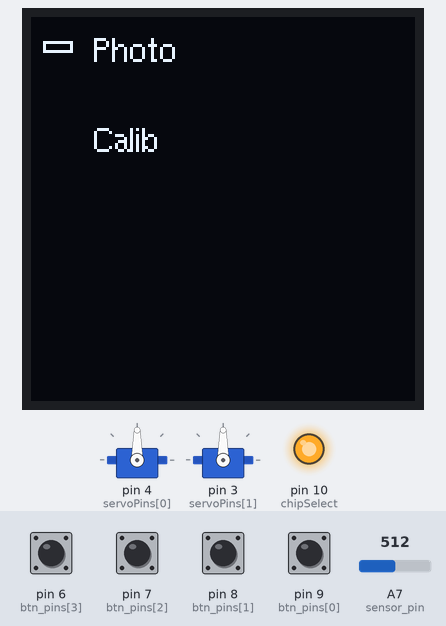
The sketch below on a simulated Arduino Nano, built with avr-gcc and run on an emulated ATmega328P. Parts: 128×128 one-colour display, 2 × servo, output pins drawn as LEDs (lit = HIGH). Inputs (shaded band) come from the test bench; at power-on: pin 6 (btn_pins[3]), pin 7 (btn_pins[2]), pin 8 (btn_pins[1]), pin 9 (btn_pins[0]) HIGH, A7 (sensor_pin) = 512. Storage starts empty; what the sketch prints to the serial monitor is not drawn.

Above: at 1.8 s.
1.9 s: pin 8 (btn_pins[1]) pulled LOW for 0.35 s
At 2.8 s:
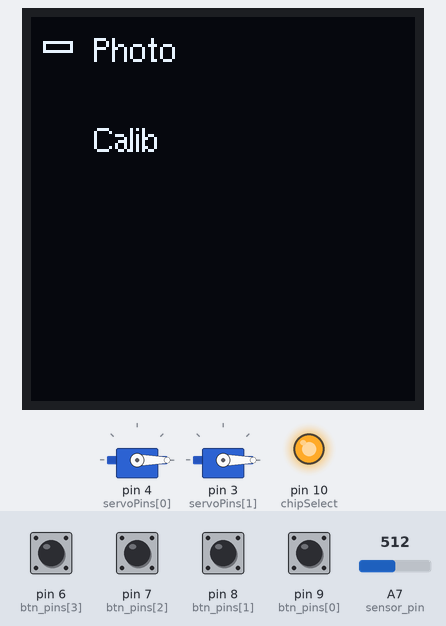
At 3.4 s:
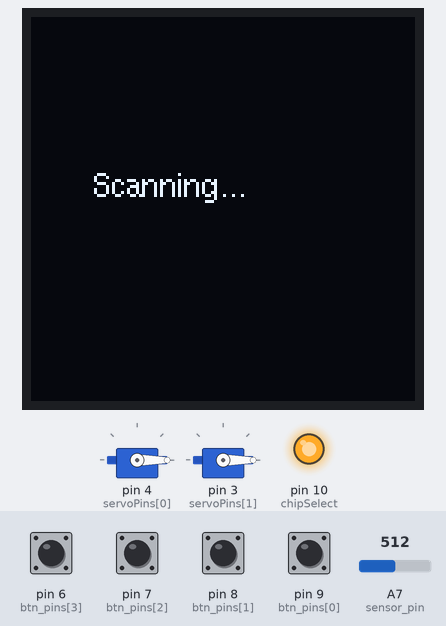
Timing chart, 0 to 23.1 s (numbered marks = the images above; inputs shaded):
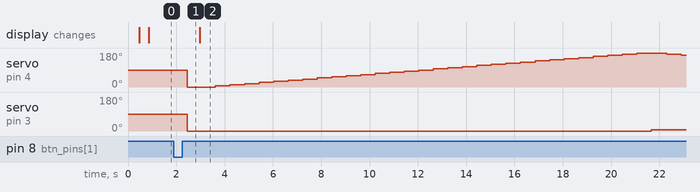

Measured:
- after the input at 1.9 s, servo on pin 4 (servoPins[0]): 90° → 0° after 0.55 s, → 6° 1.2 s later, → 12° 0.60 s later, → 18° 0.60 s later, … (33 changes in this stretch); servo on pin 3 (servoPins[1]): 90° → 0° after 0.55 s, → 6° 19.2 s later

The sketch:

AI_works_kinda.ino
```cpp
#include <Arduino.h>
#include <U8g2lib.h>
#include <Wire.h>
#include <Servo.h>
#include <SPI.h>
#include <SD.h>

U8G2_SH1107_PIMORONI_128X128_1_HW_I2C u8g2(U8G2_R0);

uint8_t delay_time = 50;

// Buttons
bool buttons[5] = {false};
bool last_btns[4] = {false};
const uint8_t btn_pins[4] = {9, 8, 7, 6};

// UI State & Errors
enum UIState { HOME, SHOOT, CALIB };
enum ErrorCode { ERR_NONE, ERR_NO_SD, ERR_DIR, ERR_PATH, ERR_FILE, STATUS_OK };

UIState currentState = HOME;
ErrorCode lastError = ERR_NONE;
int8_t selected = 0;

// Hardware
const uint8_t sensor_pin = A7;
const uint8_t servoPins[2] = {4, 3};
Servo servos[2];
bool movingRight = true;

// SD Config
const uint8_t chipSelect = 10;
bool connectedSD = false;
const char dirName[] = "ZAKAMER1";
char nextFileName[32] = "";
uint16_t currentFileIndex = 0;

// Simple clean path builder: "ZAKAMER1/IMG000.ZKP"
void formatFileName(char* buffer, uint16_t index) {
  snprintf(buffer, 32, "%s/IMG%03d.ZKP", dirName, index);
}

void getNextFileName() {
  while (currentFileIndex < 999) {
    formatFileName(nextFileName, currentFileIndex);
    if (!SD.exists(nextFileName)) {
      Serial.print(F("[SD] Target file found: "));
      Serial.println(nextFileName);
      return;
    }
    currentFileIndex++;
  }
}

void setUpSD() {
  Serial.println(F("[SD] Mounting SD..."));

  pinMode(chipSelect, OUTPUT);
  digitalWrite(chipSelect, HIGH);

  if (!SD.begin(SPI_QUARTER_SPEED, chipSelect)) {
    connectedSD = false;
    lastError = ERR_NO_SD;
    Serial.println(F("[SD] FAIL: Card mount error."));
    return;
  }
  connectedSD = true;

  if (!SD.exists(dirName)) {
    Serial.println(F("[SD] Creating directory..."));
    if (!SD.mkdir(dirName)) {
      connectedSD = false;
      lastError = ERR_DIR;
      Serial.println(F("[SD] FAIL: Mkdir failed."));
      return;
    }
  }

  getNextFileName();
}

// Noise-filtering analog sampling (median/trimmed average to remove white noise dots)
int readCleanSensor() {
  const uint8_t SAMPLES = 8;
  int reads[SAMPLES];

  for (uint8_t i = 0; i < SAMPLES; i++) {
    reads[i] = analogRead(sensor_pin);
    delay(50);
  }

  // Simple bubble sort to find robust median & drop outliers
  for (uint8_t i = 0; i < SAMPLES - 1; i++) {
    for (uint8_t j = i + 1; j < SAMPLES; j++) {
      if (reads[i] > reads[j]) {
        int temp = reads[i];
        reads[i] = reads[j];
        reads[j] = temp;
      }
    }
  }

  // Take average of the middle 4 values (drops highest and lowest noise spikes)
  int sum = 0;
  for (uint8_t i = 2; i < 6; i++) {
    sum += reads[i];
  }
  return sum / 4;
}

void shootAll(const char* photoPath) {
  if (!connectedSD) { lastError = ERR_NO_SD; return; }
  if (photoPath[0] == '\0') { lastError = ERR_PATH; return; }

  File dataFile = SD.open(photoPath, FILE_WRITE);
  if (!dataFile) {
    lastError = ERR_FILE;
    Serial.println(F("[SHOOT] FAIL: Cannot open file."));
    return;
  }

  // Attach servos prior to scanning
  servos[0].attach(servoPins[0]);
  servos[1].attach(servoPins[1]);

  // Move smoothly to home position prior to starting
  servos[0].write(0);
  servos[1].write(0);
  delay(300);

  // Draw visual feedback on display during scan
  u8g2.firstPage();
  do {
    u8g2.setCursor(20, 60);
    u8g2.print(F("Scanning..."));
  } while (u8g2.nextPage());


  dataFile.print('[');
  movingRight = true;

  for (uint8_t y = 0; y < 30; y++) {
    dataFile.print('[');
    servos[1].write(y * 6);
    delay(50); // Settling time after pan movement

    for (uint8_t x = 0; x < 31; x++) {
      uint8_t targetX = movingRight ? (x * 6) : ((30 - x) * 6);
      servos[0].write(targetX);
      delay(200); // Settling time after tilt movement

      int cleanValue = readCleanSensor();

      dataFile.print(cleanValue);
      if (x != 30) dataFile.print(F(", "));
    }
    movingRight = !movingRight;
    dataFile.print(']');
    if (y != 29) dataFile.print(F(", "));
    dataFile.flush();
  }
  dataFile.print(']');
  dataFile.close();

  // Silence servos to end mechanical whine & electronic noise
  servos[0].write(90);
  servos[1].write(90);
  delay(150);
  servos[0].detach();
  servos[1].detach();

  lastError = STATUS_OK;
  currentFileIndex++;
  getNextFileName();
}

void loopBTNS() {
  buttons[4] = false;
  for (uint8_t i = 0; i < 4; i++) {
    bool state = !digitalRead(btn_pins[i]);
    buttons[i] = state && !last_btns[i];
    last_btns[i] = state;
    if (buttons[i]) buttons[4] = true;
  }
}

void setup() {
  Serial.begin(9600);
  delay(400);

  pinMode(sensor_pin, INPUT);
  for (uint8_t i = 0; i < 4; i++) pinMode(btn_pins[i], INPUT_PULLUP);

  u8g2.begin();
  u8g2.setContrast(255);
  u8g2.setFont(u8g2_font_helvR08_tr);

  setUpSD();

  // Attach servos prior to scanning
  servos[0].attach(servoPins[0]);
  servos[1].attach(servoPins[1]);

  // Move smoothly to home position prior to starting
  servos[0].write(90);
  servos[1].write(90);

  delay(150);
  servos[0].detach();
  servos[1].detach();
}

void displayError() {
  u8g2.setCursor(10, 115);
  switch (lastError) {
    case ERR_NO_SD:   u8g2.print(F("ERR: NO SD")); break;
    case ERR_DIR:     u8g2.print(F("ERR: DIR FAIL")); break;
    case ERR_PATH:    u8g2.print(F("ERR: PATH FAIL")); break;
    case ERR_FILE:    u8g2.print(F("ERR: FILE OPEN")); break;
    case STATUS_OK:   u8g2.print(F("OK: DONE")); break;
    default: break;
  }
}

void loop() {
  loopBTNS();

  if (currentState == HOME) {
    if (buttons[1]) {
      if (selected == 0) currentState = SHOOT;
      else if (selected == 1) {
        currentState = CALIB;
        delay_time = 150;
      }
    }
    else if (buttons[0]) selected = (selected <= 0) ? 1 : selected - 1;
    else if (buttons[2]) selected = (selected >= 1) ? 0 : selected + 1;

    u8g2.firstPage();
    do {
      u8g2.setCursor(20, 15);
      u8g2.print(F("Photo"));
      u8g2.setCursor(20, 45);
      u8g2.print(F("Calib"));

      displayError();
      u8g2.drawFrame(4, selected * 30 + 8, 10, 4);
    } while (u8g2.nextPage());

  } else if (currentState == SHOOT) {
    if (connectedSD) {
      shootAll(nextFileName);
    } else {
      lastError = ERR_NO_SD;
    }
    currentState = HOME;

  } else if (currentState == CALIB) {
    if (buttons[4]) {
      selected = 0;
      currentState = HOME;
      delay_time = 50;
    }

    u8g2.firstPage();
    do {
      u8g2.setCursor(55, 32);
      u8g2.print(analogRead(sensor_pin));
      u8g2.setCursor(48, 50);
      u8g2.print(F("Back"));
    } while (u8g2.nextPage());
  }

  delay(delay_time);
}
```
